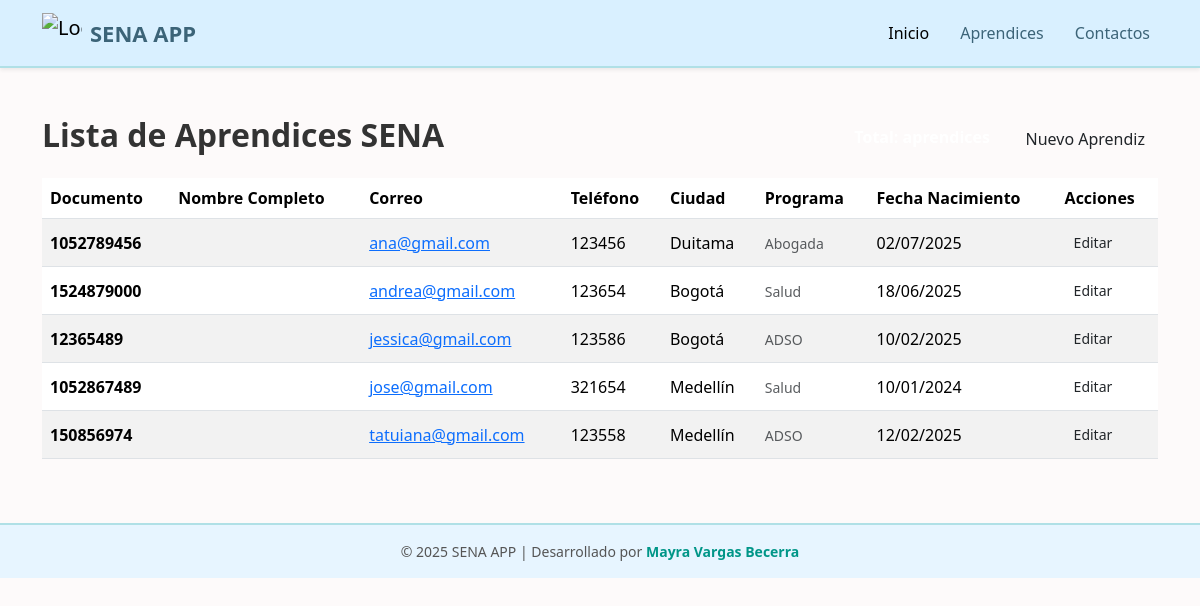
Page /aprendices/ on the earlier database version.
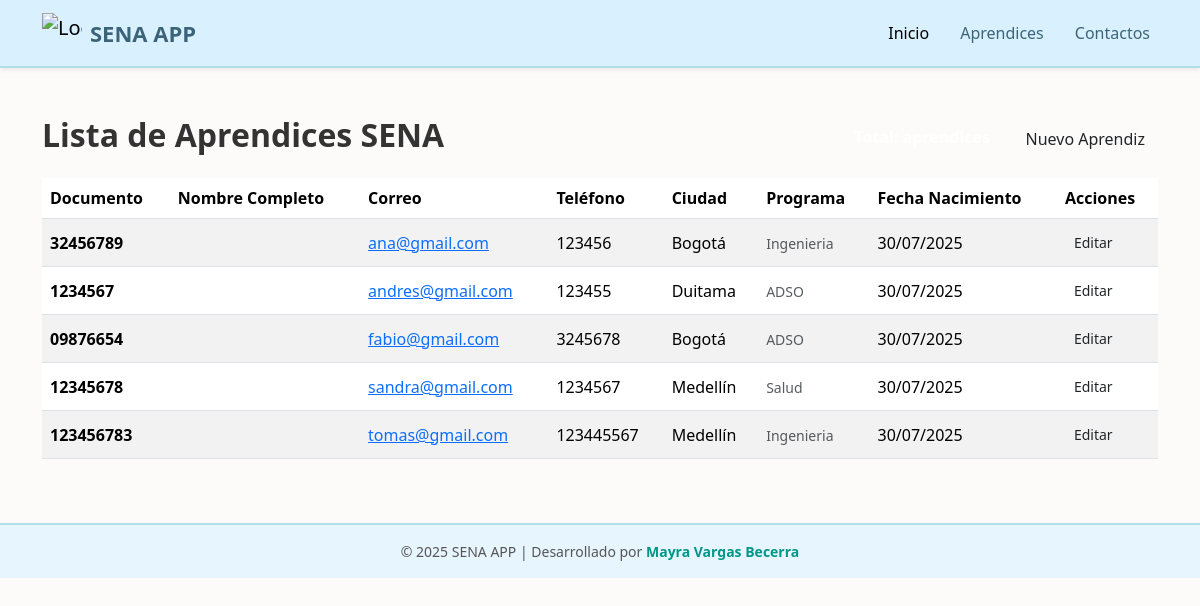
Same page on the later database version.
### aprendices/models.py (models this page shows)
class Aprendiz(models.Model):
    documento_identidad = models.CharField(max_length=100, unique=True)
    nombre = models.CharField(max_length=185, unique=True)
    apellido = models.CharField(max_length=185, unique=True)
    telefono = models.IntegerField(max_length=10, null=True)
    correo = models.EmailField(null=True)
    fecha_nacimiento = models.DateTimeField(null=True)
    ciudad = models.CharField(max_length=185, null=True)
    programa = models.CharField(max_length=185)

### aprendices/views.py (the view)
# urls.py: path('', include('aprendices.urls')),
def aprendices(request):
    lista_aprendices = Aprendiz.objects.all().order_by("nombre", "apellido")
    template = loader.get_template("lista_aprendices.html")
    context = {
        "lista_aprendices": lista_aprendices,
        "total_aprencdices": lista_aprendices.count(),
    }
    return HttpResponse(template.render(context, request))

### aprendices/templates/lista_aprendices.html (shortened to what this page needs)
{% extends 'base.html' %}
{% block content %}
<div class="row">
  <div class="col-12 mb-3">
    <div class="d-flex justify-content-between align-items-center">
      <h2 class="fw-bold">Lista de Aprendices SENA</h2>
      <div>
        <span class="badge badge-info fs-6">
        </span>
        <a
          href="{% url 'admin:aprendices_aprendiz_add' %}"
          class="btn btn-pastel-green ms-2"
        >
          Nuevo Aprendiz
        </a>
      </div>
    </div>
  </div>
</div>
{% if lista_aprendices %}
<div class="row">
  <div class="col-12 table-container">
    <div class="table-responsive">
      <table class="table table-striped table-hover align-middle">
        <thead>
          <tr>
            <th>Documento</th>
            <th>Nombre Completo</th>
            <th>Correo</th>
            <th>Teléfono</th>
            <th>Ciudad</th>
            <th>Programa</th>
            <th>Fecha Nacimiento</th>
            <th>Acciones</th>
          </tr>
        </thead>
        <tbody>
          {% for aprendiz in lista_aprendices %}
          <tr>
            <td><strong>{{ aprendiz.documento_identidad }}</strong></td>
            <td>{{ aprendiz.nombre_completo }}</td>
            <td>
              <a href="mailto:{{ aprendiz.correo }}">{{ aprendiz.correo }}</a>
            </td>
            <td>{{ aprendiz.telefono }}</td>
            <td>{{ aprendiz.ciudad }}</td>
            <td>
              <small class="text-muted">{{ aprendiz.programa }}</small>
            </td>
            <td>{{ aprendiz.fecha_nacimiento|date:"d/m/Y" }}</td>
            <td>
              <a
                href="{% url 'admin:aprendices_aprendiz_change' aprendiz.pk %}"
                class="btn btn-sm btn-outline-pastel-blue"
              >
                Editar
              </a>
            </td>
          </tr>
          {% endfor %}
        </tbody>
      </table>
    </div>
  </div>
</div>
{% endif %}
{% endblock %}

### aprendices/templates/base.html (shortened to what this page needs)
{% load static %}
<!DOCTYPE html>
<html lang="es">
<head>
    <link href="https://cdn.jsdelivr.net/npm/bootstrap@5.3.2/dist/css/bootstrap.min.css" rel="stylesheet" />
</head>
<body>
    <nav class="navbar navbar-expand-lg custom-navbar shadow-sm">
    <div class="container">
        <a class="navbar-brand d-flex align-items-center" href="#">
        <img src="https://senacertificados.co/wp-content/uploads/2021/10/logo-de-SENA-png-Negro-300x300-1.png" alt="Logo SENA" width="40" height="40" class="me-2" />
        <span class="brand-name">SENA APP</span>
        </a>
        <div class="collapse navbar-collapse justify-content-end" id="navbarNav">
        <ul class="navbar-nav">
            <li class="nav-item">
            <a class="nav-link active" href="#">Inicio</a>
            </li>
            <li class="nav-item">
            <a class="nav-link" href="#">Aprendices</a>
            </li>
            <li class="nav-item">
            <a class="nav-link" href="#">Contactos</a>
            </li>
        </ul>
        </div>
    </div>
    </nav>
    <div class="container my-5">
    {% block content %}
    {% endblock %}
    </div>
    <footer class="custom-footer text-center py-3">
    <div class="container">
        <p class="mb-0">
        © 2025 SENA APP | Desarrollado por <strong>Mayra Vargas Becerra</strong>
        </p>
    </div>
    </footer>
</body>
</html>

### aprendices/templates/base.html (style rules this page uses)
body { background-color: #fdfafa; color: #333; font-family: 'Segoe UI', sans-serif; }
h1, h2, h3, h4, h5 { font-weight: 600; }
.custom-navbar { background-color: #d9f0ff; border-bottom: 2px solid #b0e0e6; }
.custom-navbar .navbar-brand .brand-name { font-weight: bold; color: #3c6478; font-size: 22px; }
.custom-navbar .nav-link { color: #3c6478; margin-left: 15px; font-weight: 500; transition: color 0.3s ease; }
.custom-footer { background-color: #e7f5ff; color: #555; font-size: 14px; border-top: 2px solid #b0e0e6; }
.custom-footer strong { color: #009688; }

Differences in the rows shown:
changed Aprendiz "ana@gmail.com": documento_identidad "1052789456" → "32456789"; ciudad "Duitama" → "Bogotá"; programa "Abogada" → "Ingenieria"; fecha_nacimiento "02/07/2025" → "30/07/2025"
changed Aprendiz: documento_identidad "1052867489" → "1234567"; correo "jose@gmail.com" → "andres@gmail.com"; telefono "321654" → "123455"; ciudad "Medellín" → "Duitama"; programa "Salud" → "ADSO"; fecha_nacimiento "10/01/2024" → "30/07/2025"; moves up the list
changed Aprendiz: documento_identidad "12365489" → "09876654"; correo "jessica@gmail.com" → "fabio@gmail.com"; telefono "123586" → "3245678"; fecha_nacimiento "10/02/2025" → "30/07/2025"; moves down the list
changed Aprendiz "Salud": documento_identidad "1524879000" → "12345678"; correo "andrea@gmail.com" → "sandra@gmail.com"; telefono "123654" → "1234567"; ciudad "Bogotá" → "Medellín"; fecha_nacimiento "18/06/2025" → "30/07/2025"
changed Aprendiz: documento_identidad "150856974" → "123456783"; correo "tatuiana@gmail.com" → "tomas@gmail.com"; telefono "123558" → "123445567"; programa "ADSO" → "Ingenieria"; fecha_nacimiento "12/02/2025" → "30/07/2025"
